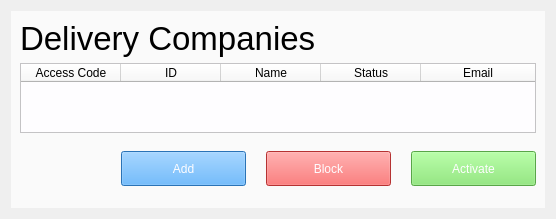
         <widget class="QWidget" name="DeliveryCompanies_Page">
          <layout class="QVBoxLayout" name="verticalLayout_75">
           <item>
            <widget class="QFrame" name="StoreClerksList_frame_3">
             <property name="styleSheet">
              <string notr="true">background-color: rgb(250, 250, 250);
color: rgb(0, 0, 0);
</string>
             </property>
             <property name="frameShape">
              <enum>QFrame::NoFrame</enum>
             </property>
             <property name="frameShadow">
              <enum>QFrame::Raised</enum>
             </property>
             <layout class="QVBoxLayout" name="verticalLayout_72" stretch="1,15,0">
              <property name="spacing">
               <number>-1</number>
              </property>
              <item>
               <widget class="QFrame" name="StoreClerkTittle_Frame_2">
                <property name="frameShape">
                 <enum>QFrame::NoFrame</enum>
                </property>
                <property name="frameShadow">
                 <enum>QFrame::Raised</enum>
                </property>
                <layout class="QVBoxLayout" name="verticalLayout_73">
                 <property name="spacing">
                  <number>0</number>
                 </property>
                 <property name="leftMargin">
                  <number>0</number>
                 </property>
                 <property name="topMargin">
                  <number>0</number>
                 </property>
                 <property name="rightMargin">
                  <number>0</number>
                 </property>
                 <property name="bottomMargin">
                  <number>0</number>
                 </property>
                 <item>
                  <widget class="QLabel" name="label_28">
                   <property name="font">
                    <font>
                     <family>Helvetica</family>
                     <pointsize>25</pointsize>
                    </font>
                   </property>
                   <property name="text">
                    <string>Delivery Companies</string>
                   </property>
                  </widget>
                 </item>
                </layout>
               </widget>
              </item>
              <item>
               <widget class="QFrame" name="StoreClerksList_frame_4">
                <property name="frameShape">
                 <enum>QFrame::NoFrame</enum>
                </property>
                <property name="frameShadow">
                 <enum>QFrame::Raised</enum>
                </property>
                <layout class="QVBoxLayout" name="verticalLayout_74">
                 <property name="spacing">
                  <number>0</number>
                 </property>
                 <property name="leftMargin">
                  <number>0</number>
                 </property>
                 <property name="topMargin">
                  <number>0</number>
                 </property>
                 <property name="rightMargin">
                  <number>0</number>
                 </property>
                 <property name="bottomMargin">
                  <number>0</number>
                 </property>
                 <item>
                  <widget class="QTableWidget" name="DeliveryCompany_tableWidget">
                   <property name="styleSheet">
                    <string notr="true">QTableWidget {
	color: rgb(0, 0, 0);
	selection-color: rgb(0, 0, 0);
	background-color: rgb(254, 253, 255);
	gridline-color: rgb(191, 191, 191);
	selection-background-color:rgba(0, 0, 0, 13)
}</string>
                   </property>
                   <property name="sizeAdjustPolicy">
                    <enum>QAbstractScrollArea::AdjustToContents</enum>
                   </property>
                   <property name="editTriggers">
                    <set>QAbstractItemView::NoEditTriggers</set>
                   </property>
                   <property name="selectionMode">
                    <enum>QAbstractItemView::SingleSelection</enum>
                   </property>
                   <property name="selectionBehavior">
                    <enum>QAbstractItemView::SelectRows</enum>
                   </property>
                   <property name="sortingEnabled">
                    <bool>true</bool>
                   </property>
                   <attribute name="horizontalHeaderStretchLastSection">
                    <bool>true</bool>
                   </attribute>
                   <column>
                    <property name="text">
                     <string>Access Code</string>
                    </property>
                   </column>
                   <column>
                    <property name="text">
                     <string>ID</string>
                    </property>
                   </column>
                   <column>
                    <property name="text">
                     <string>Name</string>
                    </property>
                   </column>
                   <column>
                    <property name="text">
                     <string>Status</string>
                    </property>
                   </column>
                   <column>
                    <property name="text">
                     <string>Email</string>
                    </property>
                   </column>
                  </widget>
                 </item>
                </layout>
               </widget>
              </item>
              <item alignment="Qt::AlignRight">
               <widget class="QFrame" name="frame_21">
                <property name="minimumSize">
                 <size>
                  <width>200</width>
                  <height>60</height>
                 </size>
                </property>
                <property name="maximumSize">
                 <size>
                  <width>425</width>
                  <height>16777215</height>
                 </size>
                </property>
                <property name="frameShape">
                 <enum>QFrame::NoFrame</enum>
                </property>
                <property name="frameShadow">
                 <enum>QFrame::Raised</enum>
                </property>
                <layout class="QHBoxLayout" name="horizontalLayout_26">
                 <property name="spacing">
                  <number>20</number>
                 </property>
                 <property name="leftMargin">
                  <number>0</number>
                 </property>
                 <property name="topMargin">
                  <number>0</number>
                 </property>
                 <property name="rightMargin">
                  <number>0</number>
                 </property>
                 <property name="bottomMargin">
                  <number>0</number>
                 </property>
                 <item>
                  <widget class="QPushButton" name="DeliveryCompanies_Add_pushButton">
                   <property name="minimumSize">
                    <size>
                     <width>125</width>
                     <height>35</height>
                    </size>
                   </property>
                   <property name="maximumSize">
                    <size>
                     <width>16777215</width>
                     <height>35</height>
                    </size>
                   </property>
                   <property name="font">
                    <font>
                     <family>Helvetica</family>
                    </font>
                   </property>
                   <property name="styleSheet">
                    <string notr="true">QPushButton {
	color: rgb(254, 253, 255);
	background-color: rgb(59, 161, 255);
	border:0xp;
}

QPushButton:hover {
	background-color: rgb(76, 175, 255);
}

QPushButton:pressed {
	background-color: rgb(50, 138, 224);
}</string>
                   </property>
                   <property name="text">
                    <string>Add</string>
                   </property>
                  </widget>
                 </item>
                 <item>
                  <widget class="QPushButton" name="DeliveryCompanies_Block_pushButton">
                   <property name="minimumSize">
                    <size>
                     <width>125</width>
                     <height>35</height>
                    </size>
                   </property>
                   <property name="maximumSize">
                    <size>
                     <width>16777215</width>
                     <height>35</height>
                    </size>
                   </property>
                   <property name="font">
                    <font>
                     <family>Helvetica</family>
                    </font>
                   </property>
                   <property name="styleSheet">
                    <string notr="true">QPushButton {
	color: rgb(254, 253, 255);
	background-color: rgb(253, 70, 70);
	border:0xp;
}

QPushButton:hover {
	background-color: rgb(255, 92, 87);
}

QPushButton:pressed {
	background-color: rgb(221, 61, 61);
}</string>
                   </property>
                   <property name="text">
                    <string>Block</string>
                   </property>
                  </widget>
                 </item>
                 <item>
                  <widget class="QPushButton" name="DeliveryCompanies_Activate_pushButton">
                   <property name="minimumSize">
                    <size>
                     <width>125</width>
                     <height>35</height>
                    </size>
                   </property>
                   <property name="maximumSize">
                    <size>
                     <width>16777215</width>
                     <height>35</height>
                    </size>
                   </property>
                   <property name="font">
                    <font>
                     <family>Helvetica</family>
                    </font>
                   </property>
                   <property name="styleSheet">
                    <string notr="true">QPushButton {
	color: rgb(254, 253, 255);
	background-color: rgb(123, 232, 101);
	border:0xp;
}

QPushButton:hover {
	background-color:rgb(125, 253, 110);
}

QPushButton:pressed {
	background-color: rgb(97, 197, 85)
}</string>
                   </property>
                   <property name="text">
                    <string>Activate</string>
                   </property>
                  </widget>
                 </item>
                </layout>
               </widget>
              </item>
             </layout>
            </widget>
           </item>
          </layout>
         </widget>
